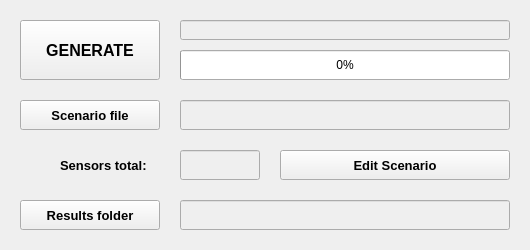
<?xml version="1.0" encoding="UTF-8"?>
<ui version="4.0">
 <class>generator</class>
 <widget class="QWidget" name="generator">
  <property name="geometry">
   <rect>
    <x>0</x>
    <y>0</y>
    <width>530</width>
    <height>250</height>
   </rect>
  </property>
  <property name="windowTitle">
   <string>INS-GPS Generator</string>
  </property>
  <widget class="QLineEdit" name="sensors_total_line">
   <property name="enabled">
    <bool>false</bool>
   </property>
   <property name="geometry">
    <rect>
     <x>180</x>
     <y>150</y>
     <width>80</width>
     <height>30</height>
    </rect>
   </property>
  </widget>
  <widget class="QLineEdit" name="data_folder_line">
   <property name="enabled">
    <bool>false</bool>
   </property>
   <property name="geometry">
    <rect>
     <x>180</x>
     <y>200</y>
     <width>330</width>
     <height>30</height>
    </rect>
   </property>
  </widget>
  <widget class="QPushButton" name="edit_scenario_button">
   <property name="geometry">
    <rect>
     <x>280</x>
     <y>150</y>
     <width>230</width>
     <height>30</height>
    </rect>
   </property>
   <property name="font">
    <font>
     <pointsize>10</pointsize>
     <weight>75</weight>
     <bold>true</bold>
    </font>
   </property>
   <property name="text">
    <string>Edit Scenario</string>
   </property>
  </widget>
  <widget class="QProgressBar" name="generation_progress_bar">
   <property name="geometry">
    <rect>
     <x>180</x>
     <y>50</y>
     <width>330</width>
     <height>30</height>
    </rect>
   </property>
   <property name="value">
    <number>0</number>
   </property>
   <property name="alignment">
    <set>Qt::AlignCenter</set>
   </property>
  </widget>
  <widget class="QPushButton" name="scenario_open_button">
   <property name="geometry">
    <rect>
     <x>20</x>
     <y>100</y>
     <width>140</width>
     <height>30</height>
    </rect>
   </property>
   <property name="font">
    <font>
     <pointsize>10</pointsize>
     <weight>75</weight>
     <bold>true</bold>
    </font>
   </property>
   <property name="text">
    <string>Scenario file</string>
   </property>
  </widget>
  <widget class="QLabel" name="sensors_total_label">
   <property name="geometry">
    <rect>
     <x>60</x>
     <y>150</y>
     <width>100</width>
     <height>30</height>
    </rect>
   </property>
   <property name="font">
    <font>
     <pointsize>10</pointsize>
     <weight>75</weight>
     <bold>true</bold>
    </font>
   </property>
   <property name="text">
    <string>Sensors total:</string>
   </property>
  </widget>
  <widget class="QLineEdit" name="scenario_path_line">
   <property name="enabled">
    <bool>false</bool>
   </property>
   <property name="geometry">
    <rect>
     <x>180</x>
     <y>100</y>
     <width>330</width>
     <height>30</height>
    </rect>
   </property>
  </widget>
  <widget class="QPushButton" name="data_folder_select_button">
   <property name="geometry">
    <rect>
     <x>20</x>
     <y>200</y>
     <width>140</width>
     <height>30</height>
    </rect>
   </property>
   <property name="font">
    <font>
     <pointsize>10</pointsize>
     <weight>75</weight>
     <bold>true</bold>
    </font>
   </property>
   <property name="text">
    <string>Results folder</string>
   </property>
  </widget>
  <widget class="QPushButton" name="generate_button">
   <property name="geometry">
    <rect>
     <x>20</x>
     <y>20</y>
     <width>140</width>
     <height>60</height>
    </rect>
   </property>
   <property name="font">
    <font>
     <pointsize>12</pointsize>
     <weight>75</weight>
     <bold>true</bold>
    </font>
   </property>
   <property name="text">
    <string>GENERATE</string>
   </property>
  </widget>
  <widget class="QLineEdit" name="status_line">
   <property name="enabled">
    <bool>false</bool>
   </property>
   <property name="geometry">
    <rect>
     <x>180</x>
     <y>20</y>
     <width>330</width>
     <height>20</height>
    </rect>
   </property>
  </widget>
 </widget>
 <resources/>
 <connections/>
</ui>
